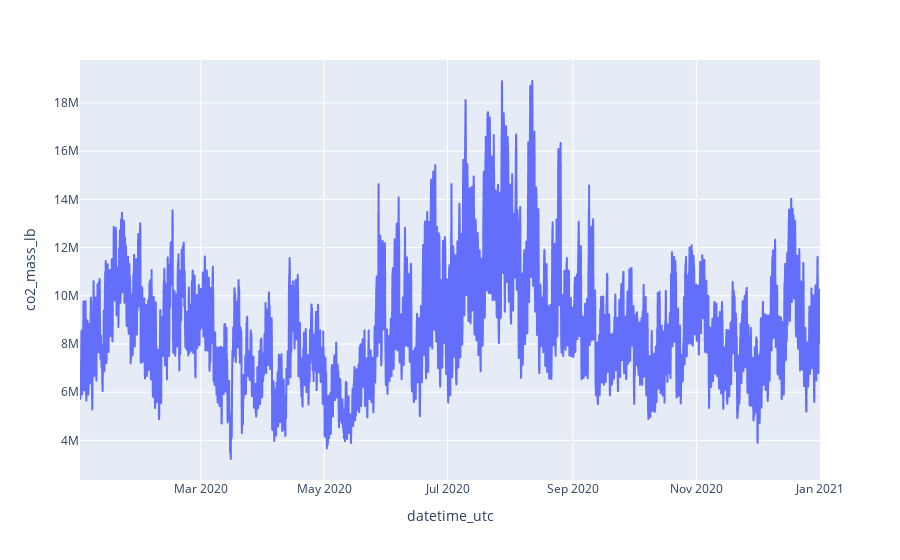

The code cell stored with this chart in its notebook:
### Code cell
px.line(hourly_generated, x=hourly_generated.index, y="co2_mass_lb")

### Figure 1 — Plotly figure (JSON) as saved in the notebook; plotly's stock layout.template omitted (floating-point values rounded to 4 significant figures; data arrays with more than 128 entries replaced by an {"elided": "..."} marker saying what was removed)
{"data": [{"hovertemplate": "datetime_utc=%{x}<br>co2_mass_lb=%{y}<extra></extra>", "legendgroup": "", "line": {"color": "#636efa", "dash": "solid"}, "marker": {"symbol": "circle"}, "mode": "lines", "name": "", "showlegend": false, "type": "scattergl", "x": {"elided": "8784 str values"}, "xaxis": "x", "y": {"elided": "8784 float values"}, "yaxis": "y"}], "layout": {"legend": {"tracegroupgap": 0}, "margin": {"t": 60}, "xaxis": {"anchor": "y", "domain": [0, 1], "title": {"text": "datetime_utc"}}, "yaxis": {"anchor": "x", "domain": [0, 1], "title": {"text": "co2_mass_lb"}}}}
